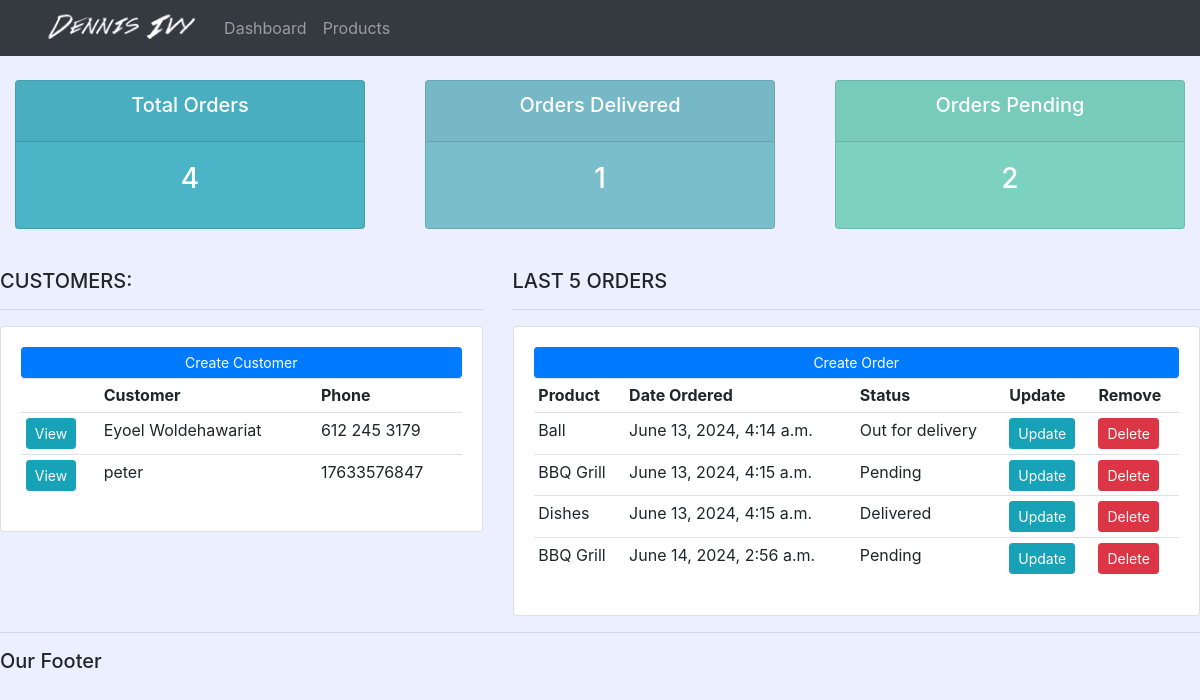
The page / on the database its author committed.
### accounts/models.py (models this page shows, shortened)
class Customer(models.Model):
    name = models.CharField(max_length=200, null=True)
    phone = models.CharField(max_length=200, null=True)
    email = models.CharField(max_length=200, null=True)
    date_created = models.DateTimeField(auto_now_add=True,null=True)

class Order(models.Model):
    STATUS = (
        ('Pending', 'Pending'),
        ('Out for delivery', 'Out for delivery'),
        ('Delivered', 'Delivered'),
    )
    customer = models.ForeignKey(Customer, null=True, on_delete= models.SET_NULL)
    product = models.ForeignKey(Product, null=True, on_delete= models.SET_NULL)
    date_created = models.DateTimeField(auto_now_add=True, null=True)
    status = models.CharField(max_length=200, null=True, choices=STATUS)

class Product(models.Model):
    CATEGORY = (
        ('Indoor', 'Indoor'),
        ('Out Door', 'Out Door'),
    )
    name = models.CharField(max_length=200, null=True)
    price = models.FloatField(null=True)
    category = models.CharField(max_length=200, null=True, choices=CATEGORY)
    description = models.CharField(max_length=200, null=True, blank = True)
    date_created = models.DateTimeField(auto_now_add=True, null=True)
    tags = models.ManyToManyField(Tag)
    def __str__(self):
        return self.name

### accounts/views.py (the view)
# urls.py: path('', views.home, name ="home"),
def home(request):
    orders = Order.objects.all()
    customers = Customer.objects.all()
    total_customers = customers.count()
    total_orders = orders.count()
    delivered = orders.filter(status="Delivered").count()
    pending = orders.filter(status="Pending").count()
    context = {'orders':orders, 'customers':customers, 'total_orders':total_orders, 'delivered':delivered,
               'pending':pending}
    return render(request,'accounts/dashboard.html',context)

### accounts/templates/accounts/dashboard.html (shortened to what this page needs)
{% extends 'accounts/main.html' %}
{% block content %}
{% include 'accounts/status.html' %}
<br>
<div class="row">
    <div class="col-md-5">
        <h5>CUSTOMERS:</h5>
        <hr>
        <div class="card card-body">
            <a class="btn btn-primary btn-sm btn-block" href="">Create Customer</a>
            <table class="table table-sm">
                <tr>
                    <th></th>
                    <th>Customer</th>
                    <th>Phone</th>
                </tr>
                {% for customer in customers %}
                    <tr>
                        <td> <a class="btn btn-sm btn-info" href="{% url 'customer' customer.id%}">View</a> </td>
                        <td>{{ customer.name }}</td>
                        <td>{{ customer.phone }}</td>
                    </tr>
                {% endfor%}
            </table>
        </div>
    </div>
    <div class="col-md-7">
        <h5>LAST 5 ORDERS</h5>
        <hr>
        <div class="card card-body">
            <a class="btn btn-primary btn-sm btn-block" href="">Create Order</a>
            <table class="table table-sm">
                <tr>
                    <th>Product</th>
                    <th>Date Ordered</th>
                    <th>Status</th>
                    <th>Update</th>
                    <th>Remove</th>
                </tr>
                {% for order in orders %}
                    <tr>
                        <td>{{ order.product }}</td>
                        <td>{{ order.date_created }}</td>
                        <td>{{ order.status }}</td>
                        <td><a class="btn btn-sm btn-info" href="">Update</a></td>
                        <td><a class="btn btn-sm btn-danger" href="">Delete</a></td>
                    </tr>
                {% endfor%}
            </table>
        </div>
    </div>
</div>
{% endblock %}

### accounts/templates/accounts/main.html (shortened to what this page needs)
{% load static %}
<!DOCTYPE html>
<html lang="en">
<head>
    <link rel="stylesheet" href="https://stackpath.bootstrapcdn.com/bootstrap/4.3.1/css/bootstrap.min.css">
    <link rel="stylesheet" type="text/css" href="{% static 'css/main.css' %}">
</head>
<body>
    {% include 'accounts/navbar.html' %}
    {% block content %}
    {% endblock %}
    <hr>
    <h5>Our Footer</h5>
</body>
</html>

### accounts/templates/accounts/navbar.html (shortened to what this page needs)
{% load static %}
<nav class="navbar navbar-expand-lg navbar-dark bg-dark">
  <div class="container-fluid">
    <div class="collapse navbar-collapse" id="navbarSupportedContent">
      <ul class="navbar-nav me-auto mb-2 mb-lg-0">
        <img src="{% static 'images/logo.png' %}" style="height: 40px; width: auto;">
        <li class="nav-item">
          <a class="nav-link" href="{% url 'home' %}">Dashboard</a>
        </li>
        <li class="nav-item">
          <a class="nav-link" href="{% url 'product' %}">Products</a>
        </li>
      </ul>
    </div>
  </div>
</nav>

### accounts/templates/accounts/status.html
<br>
<div class="row">
    <div class="col">
        <div class="col-md">
            <div class="card text-center text-white mb-3" id="total-orders">
                <div class="card-header">
                    <h5 class="card-title">Total Orders</h5>
                </div>
                <div class="card-body">
                    <h3 class="card-title">{{ total_orders }}</h3>
                </div>
            </div>
        </div>
    </div>
    <div class="col">
        <div class="col-md">
            <div class="card text-center text-white mb-3" id="orders-delivered">
                <div class="card-header">
                    <h5 class="card-title">Orders Delivered</h5>
                </div>
                <div class="card-body">
                    <h3 class="card-title">{{ delivered }}</h3>
                </div>
            </div>
        </div>
    </div>
    <div class="col">
        <div class="col-md">
            <div class="card text-center text-white mb-3" id="orders-pending">
                <div class="card-header">
                    <h5 class="card-title">Orders Pending</h5>
                </div>
                <div class="card-body">
                    <h3 class="card-title">{{ pending }}</h3>
                </div>
            </div>
        </div>
    </div>
</div>

### static/css/main.css (style rules this page uses)
body { background-color: #ebefff; }
#total-orders { background-color: #4cb4c7; }
#orders-delivered { background-color: #7abecc; }
#orders-pending { background-color: #7CD1C0; }

### rows shown on the page
Customer: name "Eyoel Woldehawariat", phone "612 245 3179"
Customer: name "peter", phone "17633576847"
Order: product "Ball", date_created "June 13, 2024, 4:14 a.m.", status "Out for delivery"
Order: product "BBQ Grill", date_created "June 13, 2024, 4:15 a.m.", status "Pending"
Order: product "Dishes", date_created "June 13, 2024, 4:15 a.m.", status "Delivered"
Order: product "BBQ Grill", date_created "June 14, 2024, 2:56 a.m.", status "Pending"

### other values the page prints
{{ total_orders }} "4"
{{ delivered }} "1"
{{ pending }} "2"
